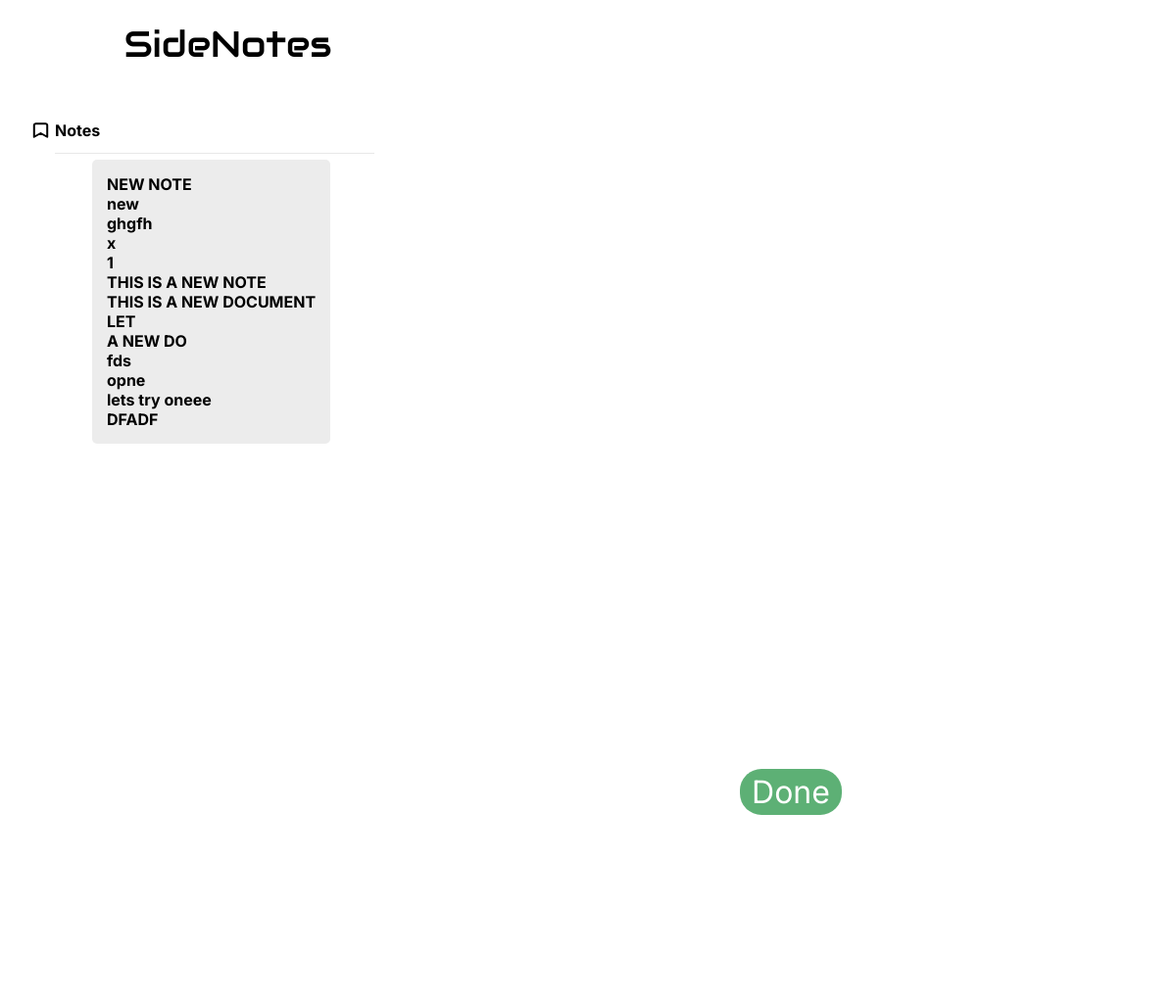
The app's page /create_new/index.php with its own data.
### tables this page shows
CREATE TABLE `create_new` (
  `id` int(11) NOT NULL,
  `title` varchar(50) NOT NULL,
  `description` varchar(2000) NOT NULL
);

### create_new/index.php (the view, shortened to what this page needs)
<html lang="en">
<head>
  <link rel="stylesheet" href="styles.css">
</head>
<body>
  <div class=e79_247>
    <div class="e79_248"></div>
    <div class="e88_264"></div><span class="notes">Notes</span>
    <div class="e88_266">
      <img src="/josh/TEST/images/Divider upper.svg" alt="">
    </div>
    <div class=e88_287>
    </div>
    <div class="e79_253"></div><a href="/josh/TEST/dashboard.php"><span class="e79_254">SideNotes</span></a>
    <div class=bookmark_icon>
      <img src="images/bookmark.svg" alt="">
    </div>
    </div>
    <div class=e88_261>
    </div>
    <form action="" method="POST">
      <div class="green_button">
        <input type="submit" value="Done" name="done_submit">
      </div>
      <div class="">
      </div>
<div class=e90_401 style="background-color: #ececec;padding:15px; border-radius:5px; height:fit-content;width:max-content;">
  <?php
  $con = mysqli_connect("localhost", "root", "", "sidenote");
  $sql = mysqli_query($con, "SELECT * FROM create_new");
  while ($fet = mysqli_fetch_assoc($sql)) { ?>
    <a href="index.php?id=<?php echo $fet['id']; ?>" style="text-decoration:none;font-family:Inter; color:rgba(0, 0, 0, 1); font-weight:700;"><?php echo $fet['title'] . '<br>'; ?></a>
  <?php } ?>
</div>
</body>
</html>

### create_new/styles.css (style rules this page uses)
* { box-sizing: border-box; margin: auto; margin-right: auto; }
.e79_247 { background-color:rgba(255, 255, 255, 1); width:1440px; height:1024px; position:absolute; }
.e79_248 { background-color:rgba(255, 255, 255, 1); width:1440px; height:1024px; position:absolute; left:0px; top:0px; }
.bookmark_icon { width:23px; height:18px; position:absolute; left:30px; top:124px; }
.notes { color:rgba(0, 0, 0, 1); width:47px; height:19px; position:absolute; left:56px; top:123px; font-family:Inter; font-weight: 700; text-align:left; font-size:16px; letter-spacing:0; }
.e88_266 { width:326px; height:0px; position:absolute; left:56px; top:156px; }
.e88_287 { width:16px; height:15px; position:absolute; left:33px; top:299px; }
.e79_253 { background-color:rgba(255, 255, 255, 1); width:1440px; height:90px; position:absolute; left:14px; top:0px; }
.e79_254 { color:rgba(0, 0, 0, 1); width:425px; height:94px; position:absolute; left:20px; top:21px; font-family:Audiowide; text-align:center; font-size:37px; letter-spacing:0; }
.e88_261 { width:24px; height:24px; position:absolute; left:440px; top:33px; }
.green_button input { background-color:rgba(93.00000205636024, 176.00000470876694, 117.00000062584877, 1); width:104px; height:65px; position:absolute; left:822px; top:776px; border-top-left-radius:22px; border-top-right-radius:22px; border-bottom-left-radius:22px; border-bottom-right-radius:22px; outline: none; border: none; cursor: pointer; }
.green_button input[type=submit] { color:rgba(255, 255, 255, 1); width:104px; height:47px; position:absolute; left:755px; top:785px; font-family:Inter; text-align:center; font-size:32px; letter-spacing:0; }
.e90_401 { width:327px; height:107px; position:absolute; left:94px; top:163px; }

### create_new/index.php (style rules this page uses)
body { background: #E5E5E5; }

### records on screen
create_new: title "NEW NOTE"
create_new: title "new"
create_new: title "ghgfh"
create_new: title "x"
create_new: title "1"
create_new: title "THIS IS A NEW NOTE"
create_new: title "THIS IS A NEW DOCUMENT"
create_new: title "LET"
create_new: title "A NEW DO"
create_new: title "fds"
create_new: title "opne"
create_new: title "lets try oneee"
create_new: title "DFADF"
